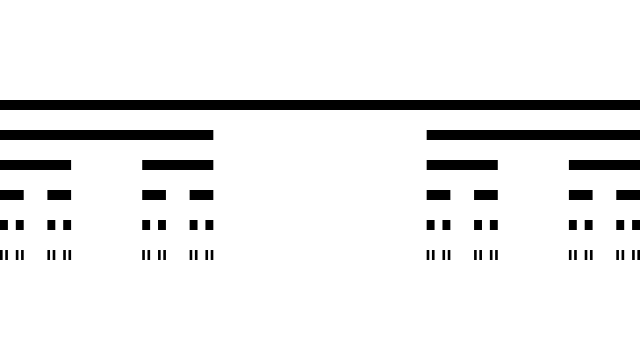
Frame 1 (no input)
Frame 2 (the mouse pressed at the canvas centre, redrawn once): identical to frame 1, image omitted

The Processing sketch that drew this single still picture (run headless with seeded random() and noise(); the mouse was pressed at the canvas centre and the sketch redrawn once):

// Processing sketch: Cantor
// ── Cantor.pde
void setup() {
  size(640,360);
  noLoop();
}
void draw() {
  background(255);
  cantor(0, 100, width);
}
void cantor(float x,float y,float l) {
  noStroke();
  fill(0);
  if (l >= 1) {
    rect(x,y,l,10);
    y += 30;
    cantor(x,y,l/3);
    cantor(x+l*2/3,y,l/3);
  }
}
